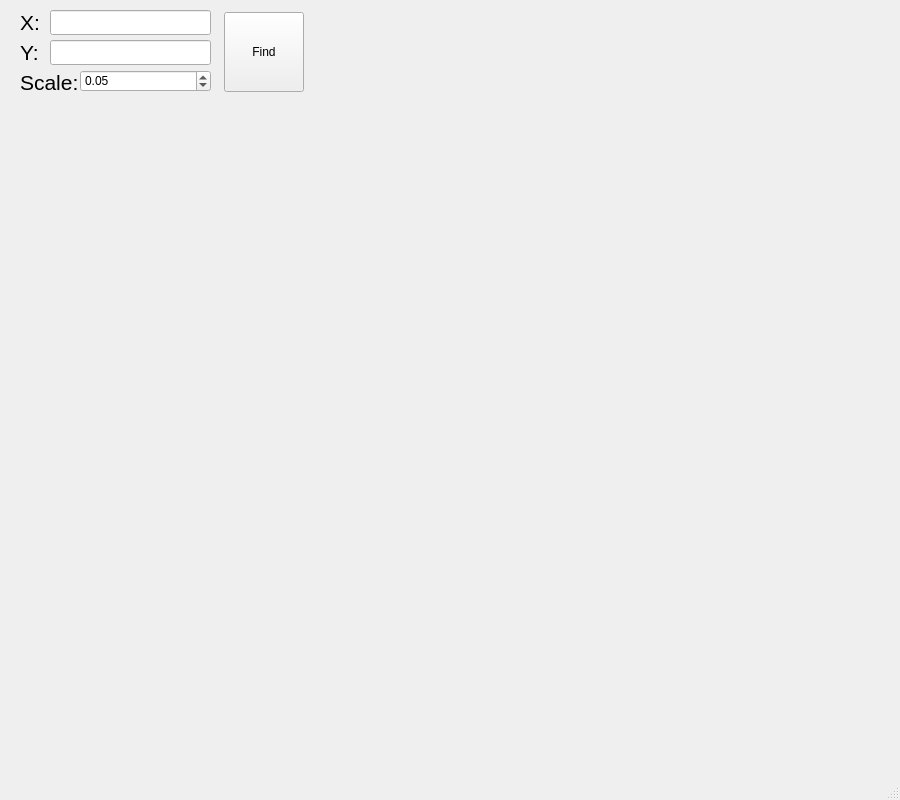
<?xml version="1.0" encoding="UTF-8"?>
<ui version="4.0">
 <class>MainWindow</class>
 <widget class="QMainWindow" name="MainWindow">
  <property name="geometry">
   <rect>
    <x>0</x>
    <y>0</y>
    <width>900</width>
    <height>800</height>
   </rect>
  </property>
  <property name="windowTitle">
   <string>MainWindow</string>
  </property>
  <widget class="QWidget" name="centralwidget">
   <widget class="QLineEdit" name="line_x">
    <property name="geometry">
     <rect>
      <x>50</x>
      <y>10</y>
      <width>161</width>
      <height>25</height>
     </rect>
    </property>
   </widget>
   <widget class="QLabel" name="geo_x">
    <property name="geometry">
     <rect>
      <x>20</x>
      <y>10</y>
      <width>25</width>
      <height>25</height>
     </rect>
    </property>
    <property name="font">
     <font>
      <pointsize>16</pointsize>
     </font>
    </property>
    <property name="text">
     <string>X:</string>
    </property>
   </widget>
   <widget class="QLabel" name="geo_y">
    <property name="geometry">
     <rect>
      <x>20</x>
      <y>40</y>
      <width>25</width>
      <height>25</height>
     </rect>
    </property>
    <property name="font">
     <font>
      <pointsize>16</pointsize>
     </font>
    </property>
    <property name="text">
     <string>Y:</string>
    </property>
   </widget>
   <widget class="QLineEdit" name="line_y">
    <property name="geometry">
     <rect>
      <x>50</x>
      <y>40</y>
      <width>161</width>
      <height>25</height>
     </rect>
    </property>
   </widget>
   <widget class="QLabel" name="geo_scale">
    <property name="geometry">
     <rect>
      <x>20</x>
      <y>70</y>
      <width>61</width>
      <height>25</height>
     </rect>
    </property>
    <property name="font">
     <font>
      <pointsize>16</pointsize>
     </font>
    </property>
    <property name="text">
     <string>Scale:</string>
    </property>
   </widget>
   <widget class="QDoubleSpinBox" name="scale_dsp">
    <property name="geometry">
     <rect>
      <x>80</x>
      <y>70</y>
      <width>131</width>
      <height>22</height>
     </rect>
    </property>
    <property name="maximum">
     <double>100.000000000000000</double>
    </property>
    <property name="singleStep">
     <double>0.050000000000000</double>
    </property>
    <property name="value">
     <double>0.050000000000000</double>
    </property>
   </widget>
   <widget class="QPushButton" name="map_but">
    <property name="geometry">
     <rect>
      <x>224</x>
      <y>12</y>
      <width>80</width>
      <height>80</height>
     </rect>
    </property>
    <property name="text">
     <string>Find</string>
    </property>
   </widget>
   <widget class="QLabel" name="map">
    <property name="geometry">
     <rect>
      <x>26</x>
      <y>112</y>
      <width>851</width>
      <height>631</height>
     </rect>
    </property>
    <property name="text">
     <string/>
    </property>
   </widget>
  </widget>
  <widget class="QMenuBar" name="menubar">
   <property name="geometry">
    <rect>
     <x>0</x>
     <y>0</y>
     <width>900</width>
     <height>21</height>
    </rect>
   </property>
  </widget>
  <widget class="QStatusBar" name="statusbar"/>
 </widget>
 <resources/>
 <connections/>
</ui>
